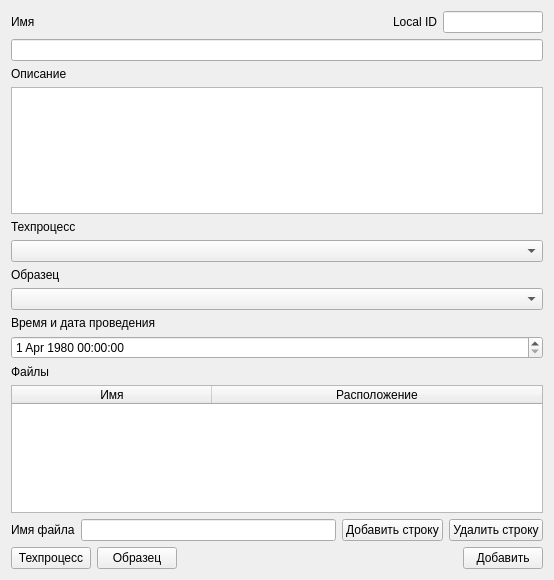
<?xml version="1.0" encoding="UTF-8"?>
<ui version="4.0">
 <class>Form</class>
 <widget class="QWidget" name="Form">
  <property name="geometry">
   <rect>
    <x>0</x>
    <y>0</y>
    <width>554</width>
    <height>580</height>
   </rect>
  </property>
  <property name="windowTitle">
   <string>...</string>
  </property>
  <layout class="QVBoxLayout" name="verticalLayout">
   <item>
    <layout class="QHBoxLayout" name="horizontalLayout_3">
     <item>
      <widget class="QLabel" name="label">
       <property name="text">
        <string>Имя</string>
       </property>
      </widget>
     </item>
     <item>
      <widget class="QLabel" name="label_8">
       <property name="text">
        <string>Local ID</string>
       </property>
       <property name="alignment">
        <set>Qt::AlignmentFlag::AlignRight|Qt::AlignmentFlag::AlignTrailing|Qt::AlignmentFlag::AlignVCenter</set>
       </property>
      </widget>
     </item>
     <item>
      <widget class="QLineEdit" name="lid_le">
       <property name="maximumSize">
        <size>
         <width>100</width>
         <height>16777215</height>
        </size>
       </property>
      </widget>
     </item>
    </layout>
   </item>
   <item>
    <widget class="QLineEdit" name="name_le"/>
   </item>
   <item>
    <widget class="QLabel" name="label_2">
     <property name="text">
      <string>Описание</string>
     </property>
    </widget>
   </item>
   <item>
    <widget class="QPlainTextEdit" name="desc_te"/>
   </item>
   <item>
    <widget class="QLabel" name="label_3">
     <property name="text">
      <string>Техпроцесс</string>
     </property>
    </widget>
   </item>
   <item>
    <widget class="QComboBox" name="techp_cmb"/>
   </item>
   <item>
    <widget class="QLabel" name="label_4">
     <property name="text">
      <string>Образец</string>
     </property>
    </widget>
   </item>
   <item>
    <widget class="QComboBox" name="sample_cmb"/>
   </item>
   <item>
    <widget class="QLabel" name="label_6">
     <property name="text">
      <string>Время и дата проведения</string>
     </property>
    </widget>
   </item>
   <item>
    <widget class="QDateTimeEdit" name="dte">
     <property name="date">
      <date>
       <year>1980</year>
       <month>4</month>
       <day>1</day>
      </date>
     </property>
    </widget>
   </item>
   <item>
    <widget class="QLabel" name="label_5">
     <property name="text">
      <string>Файлы</string>
     </property>
    </widget>
   </item>
   <item>
    <widget class="QTableWidget" name="file_tw">
     <property name="showGrid">
      <bool>true</bool>
     </property>
     <attribute name="horizontalHeaderVisible">
      <bool>true</bool>
     </attribute>
     <attribute name="horizontalHeaderCascadingSectionResizes">
      <bool>false</bool>
     </attribute>
     <attribute name="horizontalHeaderDefaultSectionSize">
      <number>200</number>
     </attribute>
     <attribute name="horizontalHeaderStretchLastSection">
      <bool>true</bool>
     </attribute>
     <column>
      <property name="text">
       <string>Имя</string>
      </property>
     </column>
     <column>
      <property name="text">
       <string>Расположение</string>
      </property>
     </column>
    </widget>
   </item>
   <item>
    <layout class="QHBoxLayout" name="horizontalLayout">
     <item>
      <widget class="QLabel" name="label_7">
       <property name="text">
        <string>Имя файла</string>
       </property>
      </widget>
     </item>
     <item>
      <widget class="QLineEdit" name="fname_le"/>
     </item>
     <item>
      <widget class="QPushButton" name="addfile_bt">
       <property name="text">
        <string>Добавить строку</string>
       </property>
      </widget>
     </item>
     <item>
      <widget class="QPushButton" name="delfile_bt">
       <property name="text">
        <string>Удалить строку</string>
       </property>
      </widget>
     </item>
    </layout>
   </item>
   <item>
    <layout class="QHBoxLayout" name="horizontalLayout_2">
     <item>
      <widget class="QPushButton" name="gotechp_bt">
       <property name="text">
        <string>Техпроцесс</string>
       </property>
      </widget>
     </item>
     <item>
      <widget class="QPushButton" name="gosample_bt">
       <property name="text">
        <string>Образец</string>
       </property>
      </widget>
     </item>
     <item>
      <spacer name="horizontalSpacer">
       <property name="orientation">
        <enum>Qt::Orientation::Horizontal</enum>
       </property>
       <property name="sizeHint" stdset="0">
        <size>
         <width>40</width>
         <height>20</height>
        </size>
       </property>
      </spacer>
     </item>
     <item>
      <widget class="QPushButton" name="add_bt">
       <property name="text">
        <string>Добавить</string>
       </property>
      </widget>
     </item>
    </layout>
   </item>
  </layout>
 </widget>
 <resources/>
 <connections/>
</ui>
